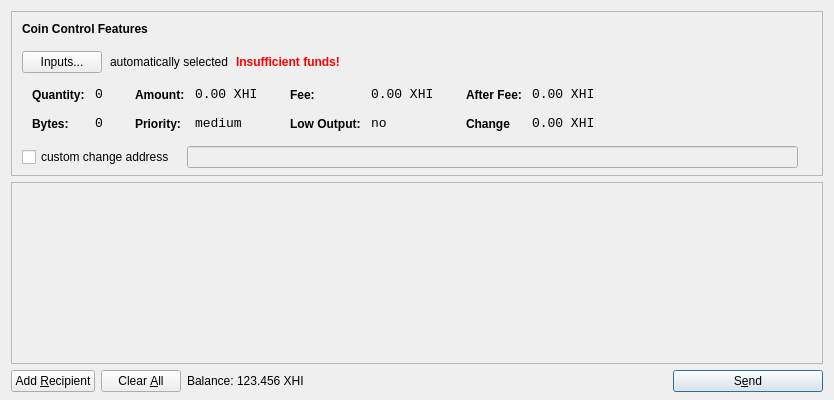
<?xml version="1.0" encoding="UTF-8"?>
<ui version="4.0">
 <class>SendCoinsDialog</class>
 <widget class="QDialog" name="SendCoinsDialog">
  <property name="geometry">
   <rect>
    <x>0</x>
    <y>0</y>
    <width>650</width>
    <height>400</height>
   </rect>
  </property>
  <property name="windowTitle">
   <string>Send Coins</string>
  </property>
  <layout class="QVBoxLayout" name="verticalLayout" stretch="0,1,0">
   <property name="bottomMargin">
    <number>8</number>
   </property>
   <item>
    <widget class="QFrame" name="frameCoinControl">
     <property name="sizePolicy">
      <sizepolicy hsizetype="Expanding" vsizetype="Expanding">
       <horstretch>0</horstretch>
       <verstretch>0</verstretch>
      </sizepolicy>
     </property>
     <property name="maximumSize">
      <size>
       <width>16777215</width>
       <height>16777215</height>
      </size>
     </property>
     <property name="frameShape">
      <enum>QFrame::StyledPanel</enum>
     </property>
     <property name="frameShadow">
      <enum>QFrame::Sunken</enum>
     </property>
     <layout class="QVBoxLayout" name="verticalLayoutCoinControl2">
      <property name="spacing">
       <number>-1</number>
      </property>
      <property name="leftMargin">
       <number>0</number>
      </property>
      <property name="topMargin">
       <number>0</number>
      </property>
      <property name="rightMargin">
       <number>0</number>
      </property>
      <property name="bottomMargin">
       <number>6</number>
      </property>
      <item>
       <layout class="QVBoxLayout" name="verticalLayoutCoinControl" stretch="0,0,0,0,1">
        <property name="spacing">
         <number>0</number>
        </property>
        <property name="leftMargin">
         <number>10</number>
        </property>
        <property name="topMargin">
         <number>10</number>
        </property>
        <item>
         <layout class="QHBoxLayout" name="horizontalLayoutCoinControl1">
          <property name="bottomMargin">
           <number>15</number>
          </property>
          <item>
           <widget class="QLabel" name="labelCoinControlFeatures">
            <property name="sizePolicy">
             <sizepolicy hsizetype="Preferred" vsizetype="Maximum">
              <horstretch>0</horstretch>
              <verstretch>0</verstretch>
             </sizepolicy>
            </property>
            <property name="font">
             <font>
              <weight>75</weight>
              <bold>true</bold>
             </font>
            </property>
            <property name="styleSheet">
             <string notr="true">font-weight:bold;</string>
            </property>
            <property name="text">
             <string>Coin Control Features</string>
            </property>
           </widget>
          </item>
         </layout>
        </item>
        <item>
         <layout class="QHBoxLayout" name="horizontalLayoutCoinControl2" stretch="0,0,0,0">
          <property name="spacing">
           <number>8</number>
          </property>
          <property name="bottomMargin">
           <number>10</number>
          </property>
          <item>
           <widget class="QPushButton" name="pushButtonCoinControl">
            <property name="styleSheet">
             <string notr="true"/>
            </property>
            <property name="text">
             <string>Inputs...</string>
            </property>
           </widget>
          </item>
          <item>
           <widget class="QLabel" name="labelCoinControlAutomaticallySelected">
            <property name="text">
             <string>automatically selected</string>
            </property>
            <property name="margin">
             <number>5</number>
            </property>
           </widget>
          </item>
          <item>
           <widget class="QLabel" name="labelCoinControlInsuffFunds">
            <property name="font">
             <font>
              <weight>75</weight>
              <bold>true</bold>
             </font>
            </property>
            <property name="styleSheet">
             <string notr="true">color:red;font-weight:bold;</string>
            </property>
            <property name="text">
             <string>Insufficient funds!</string>
            </property>
            <property name="margin">
             <number>5</number>
            </property>
           </widget>
          </item>
          <item>
           <spacer name="horizontalSpacerCoinControl">
            <property name="orientation">
             <enum>Qt::Horizontal</enum>
            </property>
            <property name="sizeHint" stdset="0">
             <size>
              <width>40</width>
              <height>1</height>
             </size>
            </property>
           </spacer>
          </item>
         </layout>
        </item>
        <item>
         <widget class="QWidget" name="widgetCoinControl" native="true">
          <property name="sizePolicy">
           <sizepolicy hsizetype="Preferred" vsizetype="Preferred">
            <horstretch>0</horstretch>
            <verstretch>0</verstretch>
           </sizepolicy>
          </property>
          <property name="minimumSize">
           <size>
            <width>0</width>
            <height>0</height>
           </size>
          </property>
          <property name="styleSheet">
           <string notr="true"/>
          </property>
          <layout class="QHBoxLayout" name="horizontalLayoutCoinControl5">
           <property name="margin">
            <number>0</number>
           </property>
           <item>
            <layout class="QHBoxLayout" name="horizontalLayoutCoinControl3" stretch="0,0,0,1">
             <property name="spacing">
              <number>20</number>
             </property>
             <property name="topMargin">
              <number>0</number>
             </property>
             <property name="bottomMargin">
              <number>10</number>
             </property>
             <item>
              <layout class="QFormLayout" name="formLayoutCoinControl1">
               <property name="horizontalSpacing">
                <number>10</number>
               </property>
               <property name="verticalSpacing">
                <number>14</number>
               </property>
               <property name="leftMargin">
                <number>10</number>
               </property>
               <property name="topMargin">
                <number>4</number>
               </property>
               <property name="rightMargin">
                <number>6</number>
               </property>
               <item row="0" column="0">
                <widget class="QLabel" name="labelCoinControlQuantityText">
                 <property name="styleSheet">
                  <string notr="true">font-weight:bold;</string>
                 </property>
                 <property name="text">
                  <string>Quantity:</string>
                 </property>
                 <property name="margin">
                  <number>0</number>
                 </property>
                </widget>
               </item>
               <item row="0" column="1">
                <widget class="QLabel" name="labelCoinControlQuantity">
                 <property name="font">
                  <font>
                   <family>Monospace</family>
                   <pointsize>10</pointsize>
                  </font>
                 </property>
                 <property name="cursor">
                  <cursorShape>IBeamCursor</cursorShape>
                 </property>
                 <property name="contextMenuPolicy">
                  <enum>Qt::ActionsContextMenu</enum>
                 </property>
                 <property name="text">
                  <string>0</string>
                 </property>
                 <property name="margin">
                  <number>0</number>
                 </property>
                 <property name="textInteractionFlags">
                  <set>Qt::LinksAccessibleByMouse|Qt::TextSelectableByKeyboard|Qt::TextSelectableByMouse</set>
                 </property>
                </widget>
               </item>
               <item row="1" column="0">
                <widget class="QLabel" name="labelCoinControlBytesText">
                 <property name="styleSheet">
                  <string notr="true">font-weight:bold;</string>
                 </property>
                 <property name="text">
                  <string>Bytes:</string>
                 </property>
                </widget>
               </item>
               <item row="1" column="1">
                <widget class="QLabel" name="labelCoinControlBytes">
                 <property name="font">
                  <font>
                   <family>Monospace</family>
                   <pointsize>10</pointsize>
                  </font>
                 </property>
                 <property name="cursor">
                  <cursorShape>IBeamCursor</cursorShape>
                 </property>
                 <property name="contextMenuPolicy">
                  <enum>Qt::ActionsContextMenu</enum>
                 </property>
                 <property name="text">
                  <string>0</string>
                 </property>
                 <property name="textInteractionFlags">
                  <set>Qt::LinksAccessibleByMouse|Qt::TextSelectableByKeyboard|Qt::TextSelectableByMouse</set>
                 </property>
                </widget>
               </item>
              </layout>
             </item>
             <item>
              <layout class="QFormLayout" name="formLayoutCoinControl2">
               <property name="horizontalSpacing">
                <number>10</number>
               </property>
               <property name="verticalSpacing">
                <number>14</number>
               </property>
               <property name="leftMargin">
                <number>6</number>
               </property>
               <property name="topMargin">
                <number>4</number>
               </property>
               <property name="rightMargin">
                <number>6</number>
               </property>
               <item row="0" column="0">
                <widget class="QLabel" name="labelCoinControlAmountText">
                 <property name="styleSheet">
                  <string notr="true">font-weight:bold;</string>
                 </property>
                 <property name="text">
                  <string>Amount:</string>
                 </property>
                 <property name="margin">
                  <number>0</number>
                 </property>
                </widget>
               </item>
               <item row="0" column="1">
                <widget class="QLabel" name="labelCoinControlAmount">
                 <property name="font">
                  <font>
                   <family>Monospace</family>
                   <pointsize>10</pointsize>
                  </font>
                 </property>
                 <property name="cursor">
                  <cursorShape>IBeamCursor</cursorShape>
                 </property>
                 <property name="contextMenuPolicy">
                  <enum>Qt::ActionsContextMenu</enum>
                 </property>
                 <property name="text">
                  <string>0.00 XHI</string>
                 </property>
                 <property name="textInteractionFlags">
                  <set>Qt::LinksAccessibleByMouse|Qt::TextSelectableByKeyboard|Qt::TextSelectableByMouse</set>
                 </property>
                </widget>
               </item>
               <item row="1" column="0">
                <widget class="QLabel" name="labelCoinControlPriorityText">
                 <property name="styleSheet">
                  <string notr="true">font-weight:bold;</string>
                 </property>
                 <property name="text">
                  <string>Priority:</string>
                 </property>
                </widget>
               </item>
               <item row="1" column="1">
                <widget class="QLabel" name="labelCoinControlPriority">
                 <property name="font">
                  <font>
                   <family>Monospace</family>
                   <pointsize>10</pointsize>
                  </font>
                 </property>
                 <property name="cursor">
                  <cursorShape>IBeamCursor</cursorShape>
                 </property>
                 <property name="contextMenuPolicy">
                  <enum>Qt::ActionsContextMenu</enum>
                 </property>
                 <property name="text">
                  <string>medium</string>
                 </property>
                 <property name="textInteractionFlags">
                  <set>Qt::LinksAccessibleByMouse|Qt::TextSelectableByKeyboard|Qt::TextSelectableByMouse</set>
                 </property>
                </widget>
               </item>
              </layout>
             </item>
             <item>
              <layout class="QFormLayout" name="formLayoutCoinControl3">
               <property name="horizontalSpacing">
                <number>10</number>
               </property>
               <property name="verticalSpacing">
                <number>14</number>
               </property>
               <property name="leftMargin">
                <number>6</number>
               </property>
               <property name="topMargin">
                <number>4</number>
               </property>
               <property name="rightMargin">
                <number>6</number>
               </property>
               <item row="0" column="0">
                <widget class="QLabel" name="labelCoinControlFeeText">
                 <property name="styleSheet">
                  <string notr="true">font-weight:bold;</string>
                 </property>
                 <property name="text">
                  <string>Fee:</string>
                 </property>
                 <property name="margin">
                  <number>0</number>
                 </property>
                </widget>
               </item>
               <item row="0" column="1">
                <widget class="QLabel" name="labelCoinControlFee">
                 <property name="font">
                  <font>
                   <family>Monospace</family>
                   <pointsize>10</pointsize>
                  </font>
                 </property>
                 <property name="cursor">
                  <cursorShape>IBeamCursor</cursorShape>
                 </property>
                 <property name="contextMenuPolicy">
                  <enum>Qt::ActionsContextMenu</enum>
                 </property>
                 <property name="text">
                  <string>0.00 XHI</string>
                 </property>
                 <property name="textInteractionFlags">
                  <set>Qt::LinksAccessibleByMouse|Qt::TextSelectableByKeyboard|Qt::TextSelectableByMouse</set>
                 </property>
                </widget>
               </item>
               <item row="1" column="0">
                <widget class="QLabel" name="labelCoinControlLowOutputText">
                 <property name="styleSheet">
                  <string notr="true">font-weight:bold;</string>
                 </property>
                 <property name="text">
                  <string>Low Output:</string>
                 </property>
                </widget>
               </item>
               <item row="1" column="1">
                <widget class="QLabel" name="labelCoinControlLowOutput">
                 <property name="font">
                  <font>
                   <family>Monospace</family>
                   <pointsize>10</pointsize>
                  </font>
                 </property>
                 <property name="cursor">
                  <cursorShape>IBeamCursor</cursorShape>
                 </property>
                 <property name="contextMenuPolicy">
                  <enum>Qt::ActionsContextMenu</enum>
                 </property>
                 <property name="text">
                  <string>no</string>
                 </property>
                 <property name="textInteractionFlags">
                  <set>Qt::LinksAccessibleByMouse|Qt::TextSelectableByKeyboard|Qt::TextSelectableByMouse</set>
                 </property>
                </widget>
               </item>
              </layout>
             </item>
             <item>
              <layout class="QFormLayout" name="formLayoutCoinControl4">
               <property name="horizontalSpacing">
                <number>10</number>
               </property>
               <property name="verticalSpacing">
                <number>14</number>
               </property>
               <property name="leftMargin">
                <number>6</number>
               </property>
               <property name="topMargin">
                <number>4</number>
               </property>
               <property name="rightMargin">
                <number>6</number>
               </property>
               <item row="0" column="0">
                <widget class="QLabel" name="labelCoinControlAfterFeeText">
                 <property name="styleSheet">
                  <string notr="true">font-weight:bold;</string>
                 </property>
                 <property name="text">
                  <string>After Fee:</string>
                 </property>
                 <property name="margin">
                  <number>0</number>
                 </property>
                </widget>
               </item>
               <item row="0" column="1">
                <widget class="QLabel" name="labelCoinControlAfterFee">
                 <property name="font">
                  <font>
                   <family>Monospace</family>
                   <pointsize>10</pointsize>
                  </font>
                 </property>
                 <property name="cursor">
                  <cursorShape>IBeamCursor</cursorShape>
                 </property>
                 <property name="contextMenuPolicy">
                  <enum>Qt::ActionsContextMenu</enum>
                 </property>
                 <property name="text">
                  <string>0.00 XHI</string>
                 </property>
                 <property name="textInteractionFlags">
                  <set>Qt::LinksAccessibleByMouse|Qt::TextSelectableByKeyboard|Qt::TextSelectableByMouse</set>
                 </property>
                </widget>
               </item>
               <item row="1" column="0">
                <widget class="QLabel" name="labelCoinControlChangeText">
                 <property name="styleSheet">
                  <string notr="true">font-weight:bold;</string>
                 </property>
                 <property name="text">
                  <string>Change</string>
                 </property>
                </widget>
               </item>
               <item row="1" column="1">
                <widget class="QLabel" name="labelCoinControlChange">
                 <property name="font">
                  <font>
                   <family>Monospace</family>
                   <pointsize>10</pointsize>
                  </font>
                 </property>
                 <property name="cursor">
                  <cursorShape>IBeamCursor</cursorShape>
                 </property>
                 <property name="contextMenuPolicy">
                  <enum>Qt::ActionsContextMenu</enum>
                 </property>
                 <property name="text">
                  <string>0.00 XHI</string>
                 </property>
                 <property name="textInteractionFlags">
                  <set>Qt::LinksAccessibleByMouse|Qt::TextSelectableByKeyboard|Qt::TextSelectableByMouse</set>
                 </property>
                </widget>
               </item>
              </layout>
             </item>
            </layout>
           </item>
          </layout>
         </widget>
        </item>
        <item>
         <layout class="QHBoxLayout" name="horizontalLayoutCoinControl4" stretch="0,0,0">
          <property name="spacing">
           <number>12</number>
          </property>
          <property name="sizeConstraint">
           <enum>QLayout::SetDefaultConstraint</enum>
          </property>
          <property name="topMargin">
           <number>5</number>
          </property>
          <property name="rightMargin">
           <number>5</number>
          </property>
          <item>
           <widget class="QCheckBox" name="checkBoxCoinControlChange">
            <property name="text">
             <string>custom change address</string>
            </property>
           </widget>
          </item>
          <item>
           <widget class="QLineEdit" name="lineEditCoinControlChange">
            <property name="enabled">
             <bool>false</bool>
            </property>
            <property name="sizePolicy">
             <sizepolicy hsizetype="Expanding" vsizetype="Fixed">
              <horstretch>0</horstretch>
              <verstretch>0</verstretch>
             </sizepolicy>
            </property>
           </widget>
          </item>
          <item>
           <widget class="QLabel" name="labelCoinControlChangeLabel">
            <property name="sizePolicy">
             <sizepolicy hsizetype="Preferred" vsizetype="Expanding">
              <horstretch>0</horstretch>
              <verstretch>0</verstretch>
             </sizepolicy>
            </property>
            <property name="minimumSize">
             <size>
              <width>0</width>
              <height>0</height>
             </size>
            </property>
            <property name="text">
             <string/>
            </property>
            <property name="margin">
             <number>3</number>
            </property>
           </widget>
          </item>
         </layout>
        </item>
        <item>
         <spacer name="verticalSpacerCoinControl">
          <property name="orientation">
           <enum>Qt::Vertical</enum>
          </property>
          <property name="sizeHint" stdset="0">
           <size>
            <width>800</width>
            <height>1</height>
           </size>
          </property>
         </spacer>
        </item>
       </layout>
      </item>
     </layout>
    </widget>
   </item>
   <item>
    <widget class="QScrollArea" name="scrollArea">
     <property name="widgetResizable">
      <bool>true</bool>
     </property>
     <widget class="QWidget" name="scrollAreaWidgetContents">
      <property name="geometry">
       <rect>
        <x>0</x>
        <y>0</y>
        <width>830</width>
        <height>165</height>
       </rect>
      </property>
      <layout class="QVBoxLayout" name="verticalLayout_2">
       <property name="margin">
        <number>0</number>
       </property>
       <item>
        <layout class="QVBoxLayout" name="entries">
         <property name="spacing">
          <number>6</number>
         </property>
        </layout>
       </item>
       <item>
        <spacer name="verticalSpacer">
         <property name="orientation">
          <enum>Qt::Vertical</enum>
         </property>
         <property name="sizeHint" stdset="0">
          <size>
           <width>20</width>
           <height>40</height>
          </size>
         </property>
        </spacer>
       </item>
      </layout>
     </widget>
    </widget>
   </item>
   <item>
    <layout class="QHBoxLayout" name="horizontalLayout">
     <item>
      <widget class="QPushButton" name="addButton">
       <property name="toolTip">
        <string>Send to multiple recipients at once</string>
       </property>
       <property name="text">
        <string>Add &amp;Recipient</string>
       </property>
       <property name="icon">
        <iconset resource="../bitcoin.qrc">
         <normaloff>:/icons/add</normaloff>:/icons/add</iconset>
       </property>
       <property name="autoDefault">
        <bool>false</bool>
       </property>
      </widget>
     </item>
     <item>
      <widget class="QPushButton" name="clearButton">
       <property name="sizePolicy">
        <sizepolicy hsizetype="Minimum" vsizetype="Fixed">
         <horstretch>0</horstretch>
         <verstretch>0</verstretch>
        </sizepolicy>
       </property>
       <property name="toolTip">
        <string>Remove all transaction fields</string>
       </property>
       <property name="text">
        <string>Clear &amp;All</string>
       </property>
       <property name="icon">
        <iconset resource="../bitcoin.qrc">
         <normaloff>:/icons/remove</normaloff>:/icons/remove</iconset>
       </property>
       <property name="autoRepeatDelay">
        <number>300</number>
       </property>
       <property name="autoDefault">
        <bool>false</bool>
       </property>
      </widget>
     </item>
     <item>
      <layout class="QHBoxLayout" name="horizontalLayout_2">
       <property name="spacing">
        <number>3</number>
       </property>
       <item>
        <widget class="QLabel" name="label">
         <property name="sizePolicy">
          <sizepolicy hsizetype="Preferred" vsizetype="Fixed">
           <horstretch>0</horstretch>
           <verstretch>0</verstretch>
          </sizepolicy>
         </property>
         <property name="text">
          <string>Balance:</string>
         </property>
        </widget>
       </item>
       <item>
        <widget class="QLabel" name="labelBalance">
         <property name="sizePolicy">
          <sizepolicy hsizetype="Preferred" vsizetype="Fixed">
           <horstretch>0</horstretch>
           <verstretch>0</verstretch>
          </sizepolicy>
         </property>
         <property name="cursor">
          <cursorShape>IBeamCursor</cursorShape>
         </property>
         <property name="text">
          <string>123.456 XHI</string>
         </property>
         <property name="textInteractionFlags">
          <set>Qt::LinksAccessibleByMouse|Qt::TextSelectableByKeyboard|Qt::TextSelectableByMouse</set>
         </property>
        </widget>
       </item>
      </layout>
     </item>
     <item>
      <spacer name="horizontalSpacer">
       <property name="orientation">
        <enum>Qt::Horizontal</enum>
       </property>
       <property name="sizeHint" stdset="0">
        <size>
         <width>40</width>
         <height>20</height>
        </size>
       </property>
      </spacer>
     </item>
     <item>
      <widget class="QPushButton" name="sendButton">
       <property name="minimumSize">
        <size>
         <width>150</width>
         <height>0</height>
        </size>
       </property>
       <property name="toolTip">
        <string>Confirm the send action</string>
       </property>
       <property name="text">
        <string>S&amp;end</string>
       </property>
       <property name="icon">
        <iconset resource="../bitcoin.qrc">
         <normaloff>:/icons/send</normaloff>:/icons/send</iconset>
       </property>
       <property name="default">
        <bool>true</bool>
       </property>
      </widget>
     </item>
    </layout>
   </item>
  </layout>
 </widget>
 <resources>
  <include location="../bitcoin.qrc"/>
 </resources>
 <connections/>
</ui>
